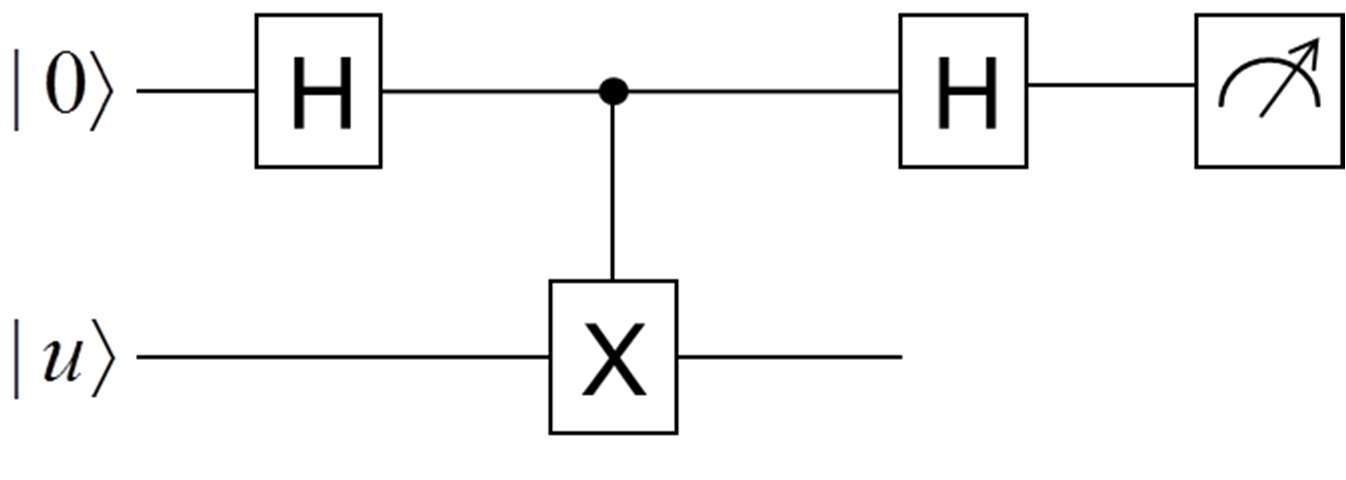
#> input picture extracted_images/page_10_img_1.png, 1346 x 480 px, given in place of page_1_img_1.png, which was not available; the run also reads 1 picture not shown here
$ python find_image_diffs.py
#> lines starting #> are read from the running program, lines starting #| are printed output that depends on the picture; after the words box and inside, x2 and y2 are one past the last pixel; in counts of white or black regions, pixels touching at a corner belong together; pictures that were not available may be replaced by others from this repository, and a replacement may not be noted
from PIL import Image

unique_pages = [1, 2, 3, 4, 11, 20]

def find_diff(p1, p2):
#> called with p1 = 1, p2 = 2
    img1 = Image.open(f"extracted_images/page_{p1}_img_1.png").convert("L")
    img2 = Image.open(f"extracted_images/page_{p2}_img_1.png").convert("L")

    w, h = img1.size
#> w = 1346; h = 480
    diff_pixels = []
    for y in range(h):
        for x in range(w):
            if abs(img1.getpixel((x, y)) - img2.getpixel((x, y))) > 20:
                diff_pixels.append((x, y))

    if not diff_pixels:
        print(f"Pages {p1} and {p2} are identical.")
        return None

    xs = [x for x, y in diff_pixels]
    ys = [y for x, y in diff_pixels]
#> ys = 1556 values from 12 to 435
    bbox = (min(xs), min(ys), max(xs), max(ys))
#> bbox = (48, 12, 1344, 435)
    print(f"Diff between Page {p1} and {p2}: bbox = {bbox}, total diff pixels = {len(diff_pixels)}")
#| Diff between Page 1 and 2: bbox = (48, 12, 1344, 435), total diff pixels = 1556
    return bbox

def ascii_crop(p, bbox, w_ascii=50, h_ascii=15):
    img = Image.open(f"extracted_images/page_{p}_img_1.png").convert("L")
    x1, y1, x2, y2 = bbox
    # Add padding
    pad = 5
    x1 = max(0, x1 - pad)
    x2 = min(img.size[0], x2 + pad)
    y1 = max(0, y1 - pad)
    y2 = min(img.size[1], y2 + pad)

    crop = img.crop((x1, y1, x2, y2))
    crop_bin = crop.point(lambda p: 0 if p < 200 else 255)
    img_small = crop_bin.resize((w_ascii, h_ascii))
    pixels = img_small.getdata()
    chars = "@ "
    output = []
    for y in range(h_ascii):
        row = ''.join(chars[0 if pixels[y * w_ascii + x] == 0 else 1] for x in range(w_ascii))
        output.append(row)
    print(f"Page {p} at {x1}..{x2}, {y1}..{y2}:")
    print('\n'.join(output))
    print("-" * 60)

if __name__ == "__main__":
    for p in [2, 3, 4, 11, 20]:
        bbox = find_diff(1, p)
#> bbox = (48, 12, 1344, 435)
        if bbox:
            ascii_crop(1, bbox, 60, 15)
#> in ascii_crop, `crop = img.crop((x1, y1, x2, y2))`:
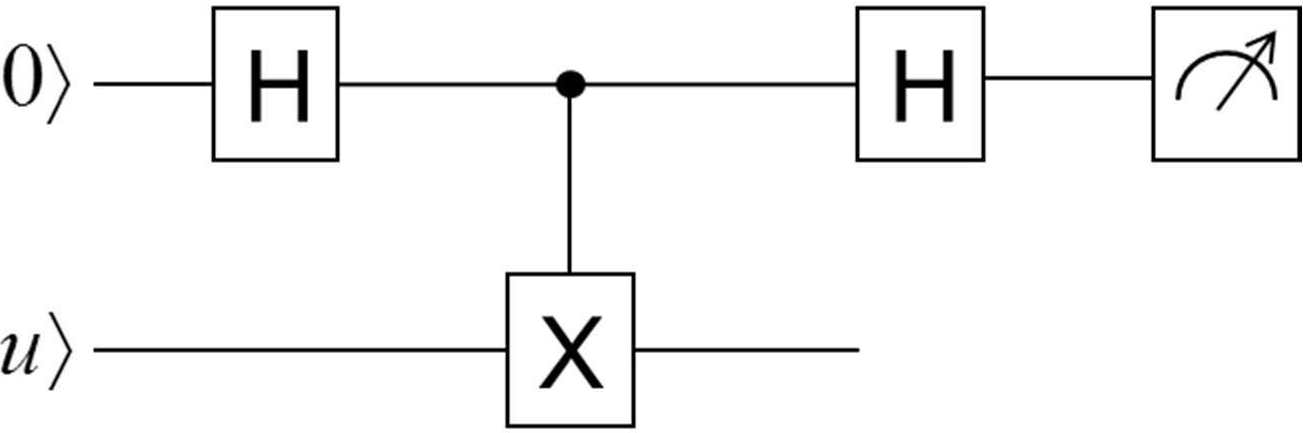
#> crop: PIL image 1303x433 L; min 0, max 255, mean 243.9
#> in ascii_crop, `crop_bin = crop.point(lambda p: 0 if p < 200 else 255)`:
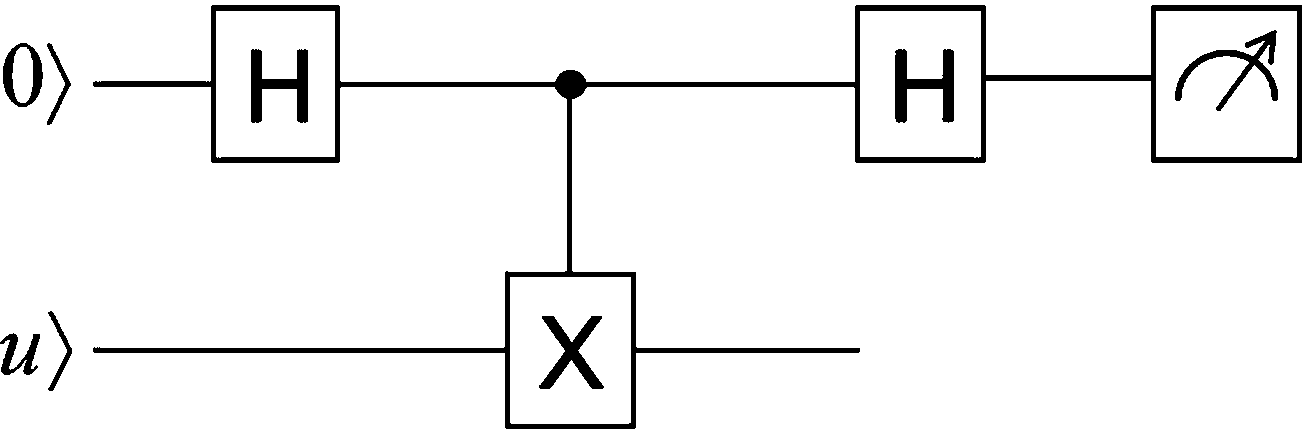
#> crop_bin: PIL image 1303x433 L; 94.5% white; 9 black regions, largest, box (x1, y1, x2, y2) and area: (93, 5, 1302, 429) 20955, (895, 49, 954, 123) 2027, (251, 49, 308, 123) 1951
#> after the loop in ascii_crop, `for y in range(h_ascii):`: output = 15 items
#| Page 1 at 43..1346, 7..440:
            ascii_crop(p, bbox, 60, 15)
#> call 2 of ascii_crop, with p = 2, bbox = (48, 12, 1344, 435), w_ascii = 60, h_ascii = 15
#> in ascii_crop (call 2), `crop_bin = crop.point(lambda p: 0 if p < 200 else 255)`:
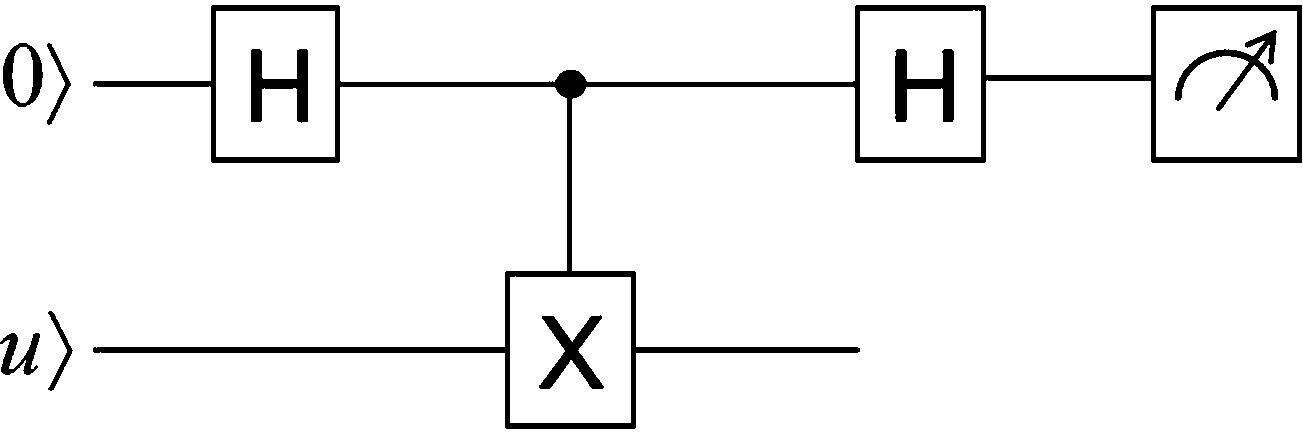
#> crop_bin: PIL image 1303x433 L; 94.3% white; 9 black regions, largest, box (x1, y1, x2, y2) and area: (93, 5, 1302, 429) 21825, (895, 49, 954, 122) 2018, (251, 49, 308, 123) 1945
#| Page 2 at 43..1346, 7..440:
#> (the run stopped early here; a loop or call above may not have finished)
